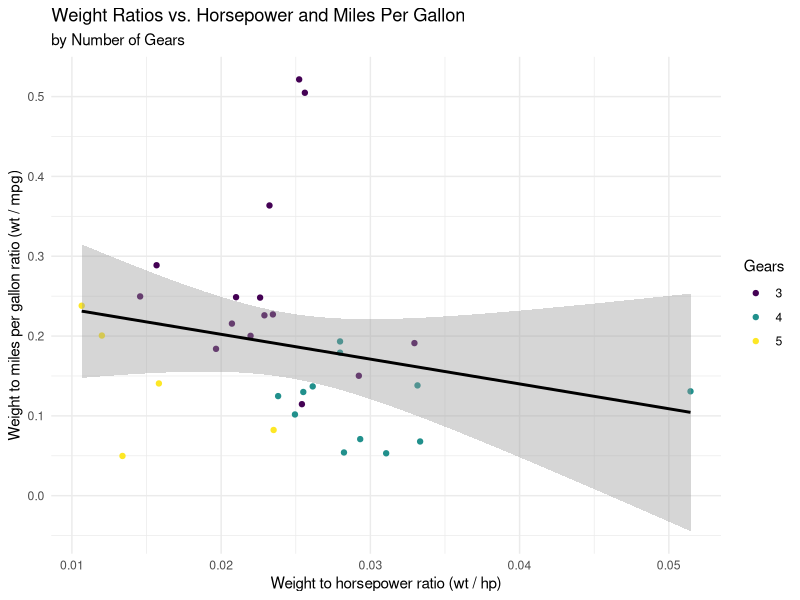

R code for this plot:
## ---- chunk 1
library(ggplot2)
library(dplyr)

# Prepare the dataset
mtcars_modified <- mtcars %>%
  mutate(weight_hp_ratio = wt / hp, 
         weight_mpg_ratio = wt / mpg)

# Create the ggplot
mtcars_modified %>%
  ggplot(aes(x = weight_hp_ratio, y = weight_mpg_ratio, color = factor(gear))) + 
    geom_point() +
    geom_smooth(method = "lm", color = "black") +
    scale_color_viridis_d() +
    labs(x = "Weight to horsepower ratio (wt / hp)", 
         y = "Weight to miles per gallon ratio (wt / mpg)", 
         color = "Gears",
         title = "Weight Ratios vs. Horsepower and Miles Per Gallon",
         subtitle = "by Number of Gears") +
    theme_minimal()
